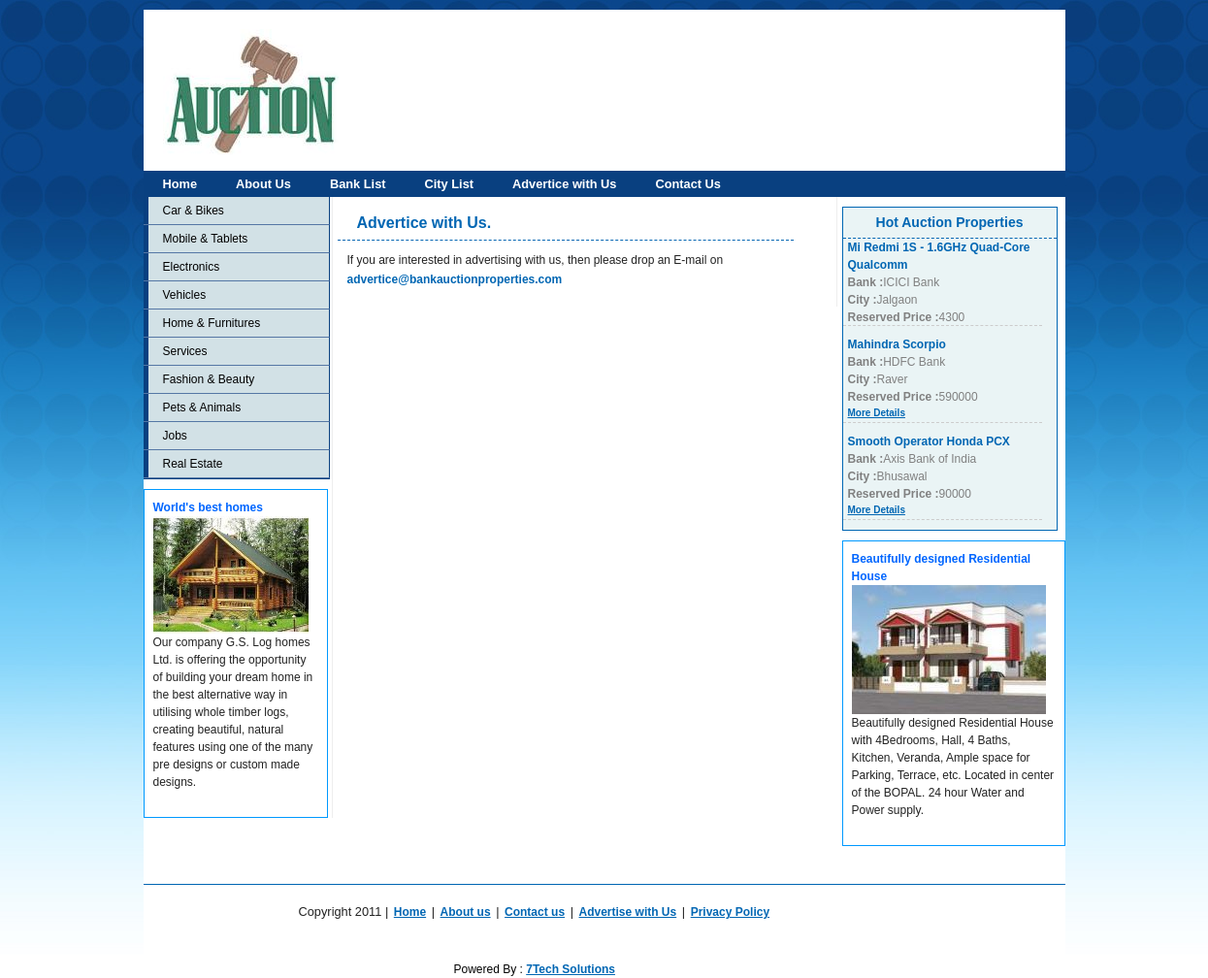
Screenshot of /Advertise-with-Us.php with the database file from the repository.
### tables this page shows
CREATE TABLE IF NOT EXISTS `tbl_categories` (
  `id` int(10) NOT NULL auto_increment,
  `cname` varchar(100) NOT NULL,
  PRIMARY KEY  (`id`)
);

CREATE TABLE IF NOT EXISTS `tbl_auctions` (
  `id` int(10) NOT NULL auto_increment,
  `bid` int(10) NOT NULL,
  `cid` int(10) NOT NULL,
  `cat_id` int(10) NOT NULL,
  `pdetails` tinytext NOT NULL,
  `paddress` tinytext NOT NULL,
  `res_price` int(10) NOT NULL,
  `auction_date` varchar(40) NOT NULL,
  `auc_time` varchar(20) NOT NULL,
  `p_image` varchar(255) NOT NULL,
  `p_image_thumb` varchar(250) NOT NULL,
  `status` varchar(10) NOT NULL,
  `uid` int(10) NOT NULL,
  `bdate` varchar(40) NOT NULL,
  PRIMARY KEY  (`id`)
);

CREATE TABLE IF NOT EXISTS `tbl_banks` (
  `id` int(10) NOT NULL auto_increment,
  `bname` varchar(255) NOT NULL,
  `address` tinytext NOT NULL,
  `pn_no` varchar(100) NOT NULL,
  `city` int(10) NOT NULL,
  PRIMARY KEY  (`id`)
);

CREATE TABLE IF NOT EXISTS `tbl_cities` (
  `id` int(10) NOT NULL auto_increment,
  `city` varchar(100) NOT NULL,
  `state` varchar(100) NOT NULL,
  PRIMARY KEY  (`id`)
);

### library/functions.php (called while the page is built, shortened)
<?php
require_once 'common.php';
function getPropertyCategories($count=10){
	$sql = "SELECT id, cname
	        FROM tbl_categories";
    $result = dbQuery($sql);
    $rows = array();
    while ($row = dbFetchAssoc($result)) {
		extract($row);
		$rows[] = array('id'   => $id,
						'cname' => $cname,
		                'url' => create_final_url('property type',$cname,$id,'c')
					    );
	   }
	return $rows;
}
function sliderContent($no = 10){
	$sql = "SELECT a.id, b.bname, c.city, a.pdetails, a.res_price, a.status
			FROM tbl_auctions a, tbl_banks b, tbl_cities c, tbl_categories cat
			WHERE a.cid = c.id AND a.bid = b.id AND a.cat_id = cat.id AND a.status = 'open'
			ORDER BY a.id DESC
			LIMIT 0, $no";
	$result = dbQuery($sql);
    $rows = array();
    while ($row = dbFetchAssoc($result)) {
		extract($row);
		$rows[] = array('id'   => $id,
						'bank_name' => $bname,
						'city_name' => $city,
						'pro_name' => trim($pdetails),
						'res_price' => $res_price,
						'url' => create_final_url('auction detail',substr(trim($pdetails),0,60),$id,'a')
					   );
	}
	return $rows;
}
?>

### library/database.php (called while the page is built, shortened)
<?php
function dbQuery($sql)
{
	$result = mysql_query($sql) or die(mysql_error());
	return $result;
}
function dbFetchAssoc($result)
{
	return mysql_fetch_assoc($result);
}
?>

### library/common.php (called while the page is built, shortened)
<?php
require_once 'config.php';
require_once 'database.php';
function _prepare_url_text($string){
	$match_char = '#[^-a-zA-Z0-9_ ]#';
	$string = ucwords($string);
	$string = preg_replace($match_char,'',$string);
	$string = trim($string);
	$string = preg_replace('#[-_ ]+#','-',$string);
	return $string;
}
function create_final_url($category, $article_name, $article_id, $char) {
	$category = _prepare_url_text($category);
	$article_name = _prepare_url_text($article_name);
	$final_url = WEB_ROOT . $category . '/' . $article_name . '-'.$char .$article_id . '.html';
	return $final_url;
}
?>

### left.php (the view)
<?php
$rows = getPropertyCategories();
?>
<div id="navcontainer">
<ul>
<?php
for($i=0; $i<count($rows);$i++){
extract($rows[$i]);
?><li><a href="<?php echo $url; ?>" title="<?php echo $cname; ?>"><?php echo $cname; ?></a></li>
<?php } ?>
</ul>
</div>
<div id="proAdd">
<p><b>World's best homes</b>
<br/>
<img src="<?php echo WEB_ROOT; ?>images/res-houses.jpg" align="middle"/><br/>
Our company G.S. Log homes Ltd. is offering the opportunity of building your dream home in the best alternative way in utilising whole timber logs, creating beautiful, natural features using one of the many pre designs or custom made designs.</p>
</div>

### slider.php (shortened to what this page needs)
<div id="newsticker-demo">
    <div class="title">Hot Auction Properties</div>
    <div class="newsticker-jcarousellite">
		<ul>
			<?php
			$conList = sliderContent();
			for($i=0; $i<count($conList);$i++){
			extract($conList[$i]);
			?>
			<li style="overflow: hidden; float: none; width: 200px;">
				<div class="info">
					<a class="heading" href="<?php echo $url; ?>"><?php echo $pro_name; ?></a>
					<span class="cat">
					<b>Bank :</b><?php echo $bank_name; ?><br/>
					<b>City :</b><?php echo $city_name; ?><br/>
					<b>Reserved Price :</b><?php echo $res_price; ?><br/>
					<a href="<?php echo $url; ?>" class="readmore">More Details</a></span>
				</div>
			</li>
			<?php
			}
			?>
		</ul>
    </div>
</div>
<div id="proAdd">
<p><b>Beautifully designed Residential House</b>
<br/>
<img src="<?php echo WEB_ROOT; ?>images/banglows.jpg" align="middle"/><br/>
Beautifully designed Residential House with 4Bedrooms, Hall, 4 Baths, Kitchen, Veranda, Ample space for Parking, Terrace, etc. Located in center of the BOPAL. 24 hour Water and Power supply.</p>
</div>
<br/><br/>
</div>

### css/screen.css (style rules this page uses)
html, body, div, span, object, iframe, h1, h2, h3, h4, h5, h6, p, blockquote, pre, a, abbr, acronym, address, code, del, dfn, em, img, q, dl, dt, dd, ol, ul, li, fieldset, form, label, legend, table, caption, tbody, tfoot, thead, tr, th, td { margin:0;padding:0;border:0;font-weight:inherit;font-style:inherit;font-size:100%;font-family:inherit;vertical-align:baseline; }
body { line-height:1.5; }
body { font-size:80%;color:#222;background:#fff;font-family: Verdana, Helvetica, sans-serif; }
p { margin:0 0 1.5em; }
a { color:#0066B3;text-decoration:underline;font-weight:bold; }
ul, ol { margin:0 1.5em 1.5em 1.5em; }
ul { list-style-type:disc; }

### css/menu.css (style rules this page uses)
div#navcontainer { width: 192px;padding: 0px;border-bottom: 1px solid #094080;margin-bottom:10px; }
div#navcontainer ul { background-color: #D2E1E6;text-align: left;margin: 0; padding: 0px; }
div#navcontainer ul li { list-style-type: none; border-bottom: 1px solid #5577A5;border-right: 1px solid #094080; }
div#navcontainer ul li a:link, div#navcontainer ul li a:visited { display: block;color: #000;padding: 5px 5px 5px 15px;text-decoration: none; background: #D2E1E6; margin: 0px;font-size:12px; font-weight:normal; border-left: 5px solid #094080; }
#newsticker-demo { width:220px; background:#EAF4F5; font-family:Verdana,Arial,Sans-Serif;font-size:12px; margin-top:10px;margin-bottom:10px; border:1px solid #0066B3; }
#newsticker-demo .title { text-align:center; font-size:14px; font-weight:bold; padding:5px; border-bottom:1px dashed #0066B3; color:#0066B3; }
.newsticker-jcarousellite { width:210px; }
.newsticker-jcarousellite ul li { list-style:none; display:block; margin-bottom:10px; padding-left:5px; border-bottom:#CCCCCC dashed 1px; padding-bottom:2px; }
.newsticker-jcarousellite .info { width:200px; }
.newsticker-jcarousellite a.heading { font-size:12px; text-decoration:none;font-weight:bold; }
.newsticker-jcarousellite a.readmore { font-size:10px; color:#999999 text-decoration:underline; }
.newsticker-jcarousellite .info span.cat { display: block; font-size:12px; color:#808080; }
#proAdd { padding:5px; border:#0099FF solid 1px; font-size:12px; }
#proAdd p { padding:4px; }
#proAdd b { color:#0066FF; }

### css/print.css (style rules this page uses)
body { line-height:1.5;font-family:"Helvetica Neue", Arial, Helvetica, sans-serif;color:#000;background:none;font-size:10pt; }
img { float:left;margin:1.5em 1.5em 1.5em 0; }
a:link, a:visited { background:transparent;font-weight:700;text-decoration:underline; }
a:link:after, a:visited:after { content:" (" attr(href) ") ";font-size:90%; }

### Advertise-with-Us.php (style rules this page uses)
body { margin-top:10px; background:#ffffff url(images/bg-body.jpg) repeat-x; }

### rows the page displays
tbl_categories: cname "Car & Bikes"
tbl_categories: cname "Mobile & Tablets"
tbl_categories: cname "Electronics"
tbl_categories: cname "Vehicles"
tbl_categories: cname "Home & Furnitures"
tbl_categories: cname "Services"
tbl_categories: cname "Fashion & Beauty"
tbl_categories: cname "Pets & Animals"
tbl_categories: cname "Jobs"
tbl_categories: cname "Real Estate"
tbl_auctions: pdetails "Mi Redmi 1S - 1.6GHz Quad-Core Qualcomm", tbl_banks.bname "ICICI Bank", tbl_cities.city "Jalgaon", res_price "4300"
tbl_auctions: pdetails "Mahindra Scorpio", tbl_banks.bname "HDFC Bank", tbl_cities.city "Raver", res_price "590000"
tbl_auctions: pdetails "Smooth Operator Honda PCX", tbl_banks.bname "Axis Bank of India", tbl_cities.city "Bhusawal", res_price "90000"
